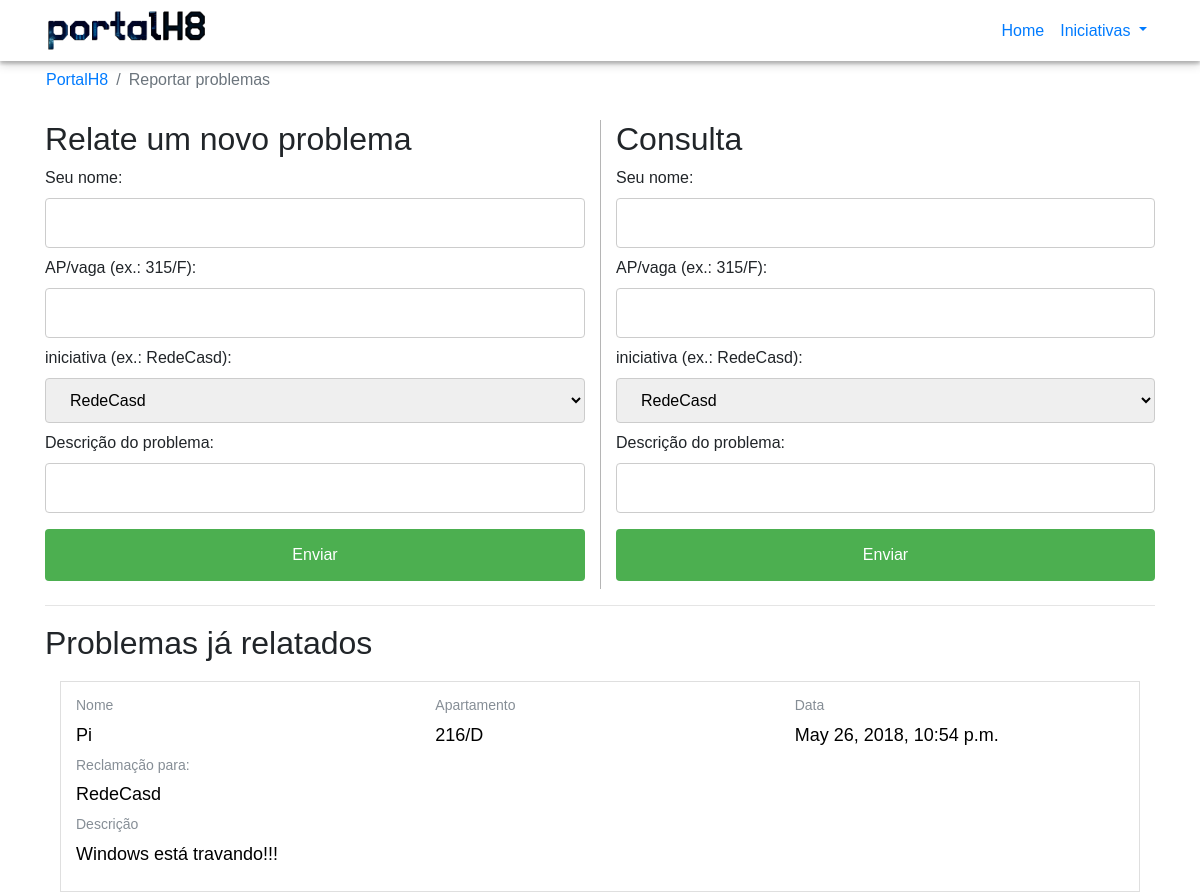
/reportar_problemas/, run on an earlier commit of the app's database.
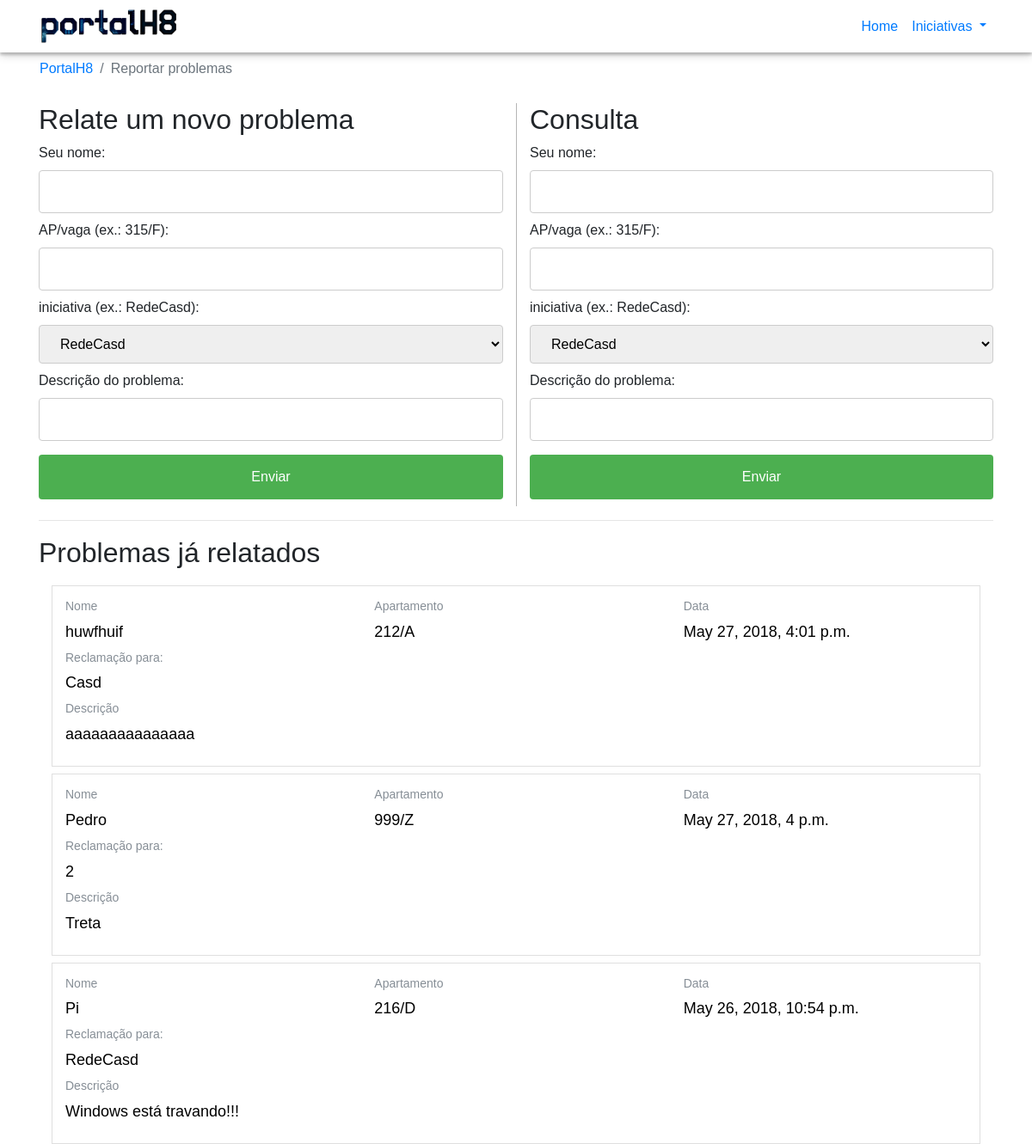
And on a later commit of the database.
### issues_report/models.py (models this page shows, shortened)
class Problem(models.Model):
    name = models.CharField(max_length=50)
    localization = models.CharField(max_length=5)
    iniciativa = models.CharField(max_length=20)
    description = models.CharField(max_length=200)
    pub_date = models.DateTimeField('date published')
    ticket = models.UUIDField(default=uuid.uuid4, editable=False, unique=True)
    status = models.CharField(default="enviado",max_length=20)

### issues_report/views.py (the view, shortened to what this page needs)
# urls.py: path('', views.index, name='index'),
def index(request):
    form = IssueForm()
    context = {'problems_list': Problem.objects.order_by('-pub_date'),'form_new': form}
    return render(request, 'issues_report/index.html', context)

### issues_report/forms.py
class IssueForm(forms.Form):
    name = forms.CharField(label='Seu nome', initial='',max_length=50)
    localization = forms.CharField(label='AP/vaga (ex.: 315/F)', initial='', max_length=5)
    iniciativa = forms.ChoiceField(label='iniciativa (ex.: RedeCasd)', choices= (('RedeCasd','RedeCasd'),('DOO','DOO'),('Casd','Casd')))
    description = forms.CharField(label='Descrição do problema', initial='',max_length=200)

### issues_report/templates/issues_report/index.html (shortened to what this page needs)
{% load static %}
<!DOCTYPE html>
<html>
    <head>
        <link href="{% static "vendor/bootstrap/css/bootstrap.min.css" %}" rel="stylesheet">
        <link href="{% static "css/portfolio-item.css" %}" rel="stylesheet">
        <link href="{% static "css/hover-box.css" %}" rel="stylesheet">
        <link href="{% static "css/home-carousel.css" %}" rel="stylesheet">
        <link rel="stylesheet" type="text/css" href="{% static "slick/slick.css" %}">
        <link rel="stylesheet" type="text/css" href="{% static 'issues_report/style.css' %}" />
    </head>
    <body>
        <nav class="navbar navbar-expand-lg navbar-white bg-white fixed-top" style='box-shadow: 0 3px 3px 0 rgba(0, 0, 0, 0.2), 0 3px 10px 0 rgba(0, 0, 0, 0.19);'>
            <div class="container">
                <a class="pull-left href="#">
                    <img style="height: 45px;" src="{% static "home/images/logo_portalH8.png" %}">
                </a>
                <div class="collapse navbar-collapse navbar--center" id="navbarResponsive">
                    <ul class="navbar-nav ml-auto">
                        <li class="nav-item active">
                            <a class="nav-link nav-link--black" href="../">Home
                            </a>
                        </li>
                        <li class="nav-item">
                            <div class="dropdown show">
                                <a class="nav-link nav-link--black dropdown-toggle" href="#" role="button" id="dropdownMenuLink" data-toggle="dropdown" aria-haspopup="true" aria-expanded="false">
                                    Iniciativas
                                </a>
                            </div>
                        </li>
                    </ul>
                </div>
            </div>
        </nav>
        <div class="container">
            <div class="row">
                <nav aria-label="breadcrumb">
                    <ol class="breadcrumb no-background-color">
                        <li class="breadcrumb-item"><a href="../">PortalH8</a></li>
                        <li class="breadcrumb-item active" aria-current="page">Reportar problemas</li>
                    </ol>
                </nav>
            </div>
        </div>
        <div class="container">
            <div class="row">
                <div class="col-xl-6 col-md-12">
                    <h1 class="issues_report-form__title">Relate um novo problema</h1>
                    <div class="issues_report-form">
                        <form action="" method="post">
                            {{ form_new }}
                            <input type="submit" value="Enviar" />
                        </form>
                    </div>
                </div>
                <div class="col-xl-6 col-md-12 border-box">
                    <h1 class="issues_report-form__title">Consulta</h1>
                    <div class="issues_report-form">
                        <form action="" method="post">
                            {{ form_new }}
                            <input type="submit" value="Enviar" />
                        </form>
                    </div>
                </div>
            </div>
        </div>
        <div class="container">
            <hr>
            <h2 class="public-problem__title"> Problemas já relatados </h2>
            <div class="col-xl-12 col-lg-12">
                {% for problem in problems_list %}
                    <div class="public-problem-card">
                        <div class="row">
                            <div class="col-xl-4 col-lg-12">
                                <h5> Nome </h5>
                                <p> {{problem.name}} </p>
                            </div>
                            <div class="col-xl-4 col-lg-12">
                                <h5> Apartamento </h5>
                                <p> {{problem.localization}} </p>
                            </div>
                            <div class="col-xl-4 col-lg-12">
                                <h5> Data</h5>
                                <p> {{problem.pub_date}} </p>
                            </div>
                        </div>
                        <div class="row">
                            <div class="col-xl-12 col-lg-12">
                                <h5> Reclamação para:</h5>
                                <p> {{problem.iniciativa}} </p>
                            </div>
                        </div>
                        <div class="row">
                            <div class="col-xl-12 col-lg-12">
                                <h5> Descrição </h5>
                                <p> {{problem.description}} </p>
                            </div>
                        </div>
                    </div>
                {% endfor %}
            </div>
        </div>
    </body>
</html>

### static/css/portfolio-item.css (style rules this page uses)
body { padding-top: 54px; }
@media (min-width: 992px) { body { padding-top: 56px; } }

### issues_report/static/issues_report/style.css (style rules this page uses)
h1 { font-size: rem(32); }
body, h1 { font-family: "Raleway", sans-serif; }
body, html { height: 100%; background-color: #FFF; margin: 0; }
input[type=text], select { width: 100%; padding: 12px 20px; margin: 8px 0; display: inline-block; border: 1px solid #ccc; border-radius: 4px; box-sizing: border-box; }
input[type=submit] { width: 100%; background-color: #4CAF50; color: white; padding: 14px 20px; margin: 8px 0; border: none; border-radius: 4px; cursor: pointer; }
.issues_report-form__title { font-size: 32px; }
.issues_report-form label { margin: 0; padding: 0; }
.border-box { border-left: 1px solid #b5b5b5; }
.public-problem-card { border: 1px solid rgba(0,0,0,.125); background-color: #fff; padding: 15px; margin-bottom: 8px; }
.public-problem-card h5 { color: #868e96; font-size: 14px; }
.public-problem-card p { font-size: 18px; color: #000; margin-bottom: 8px; }
.public-problem__title { margin: 18px 0; }

### issues_report/templates/issues_report/index.html (style rules this page uses)
.no-background-color { background-color: transparent; }

What changed in the data, as far as the page shows it:
added Problem: name "huwfhuif", localization "212/A", pub_date "May 27, 2018, 4:01 p.m.", iniciativa "Casd", description "aaaaaaaaaaaaaaa"
added Problem: name "Pedro", localization "999/Z", pub_date "May 27, 2018, 4 p.m.", iniciativa "2", description "Treta"
